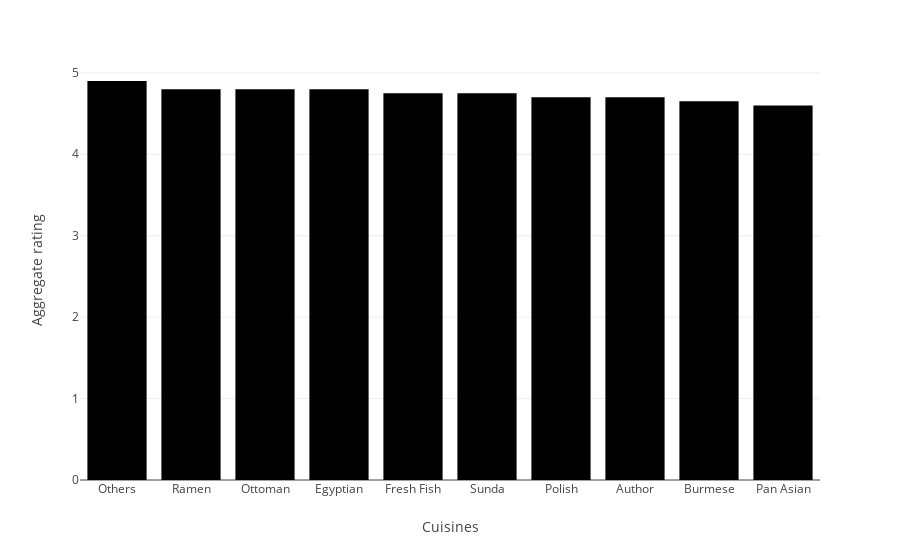

The notebook cell saved with this chart:
### Markdown cell above
### 12. Qual o tipo de culinária que possui a maior nota média?

### Code cell
df2 = df1.loc[:, ['Aggregate rating', 'Cuisines']].groupby('Cuisines').mean().sort_values(['Aggregate rating'],ascending = False).reset_index()[0:10]
px.bar(df2, x = 'Cuisines', y = 'Aggregate rating')

### Figure 1 — Plotly figure (JSON) as saved in the notebook; plotly's stock layout.template omitted (floating-point values rounded to 4 significant figures)
{"data": [{"alignmentgroup": "True", "hovertemplate": "Cuisines=%{x}<br>Aggregate rating=%{y}<extra></extra>", "legendgroup": "", "marker": {"color": "#000001", "pattern": {"shape": ""}}, "name": "", "offsetgroup": "", "orientation": "v", "showlegend": false, "textposition": "auto", "type": "bar", "x": ["Others", "Ramen", "Ottoman", "Egyptian", "Fresh Fish", "Sunda", "Polish", "Author", "Burmese", "Pan Asian"], "xaxis": "x", "y": [4.9, 4.8, 4.8, 4.8, 4.75, 4.75, 4.7, 4.7, 4.65, 4.6], "yaxis": "y"}], "layout": {"autosize": true, "barmode": "relative", "legend": {"tracegroupgap": 0}, "margin": {"t": 60}, "xaxis": {"anchor": "y", "autorange": true, "domain": [0, 1], "range": [-0.5, 9.5], "title": {"text": "Cuisines"}, "type": "category"}, "yaxis": {"anchor": "x", "autorange": true, "domain": [0, 1], "range": [0, 5.158], "title": {"text": "Aggregate rating"}, "type": "linear"}}}
